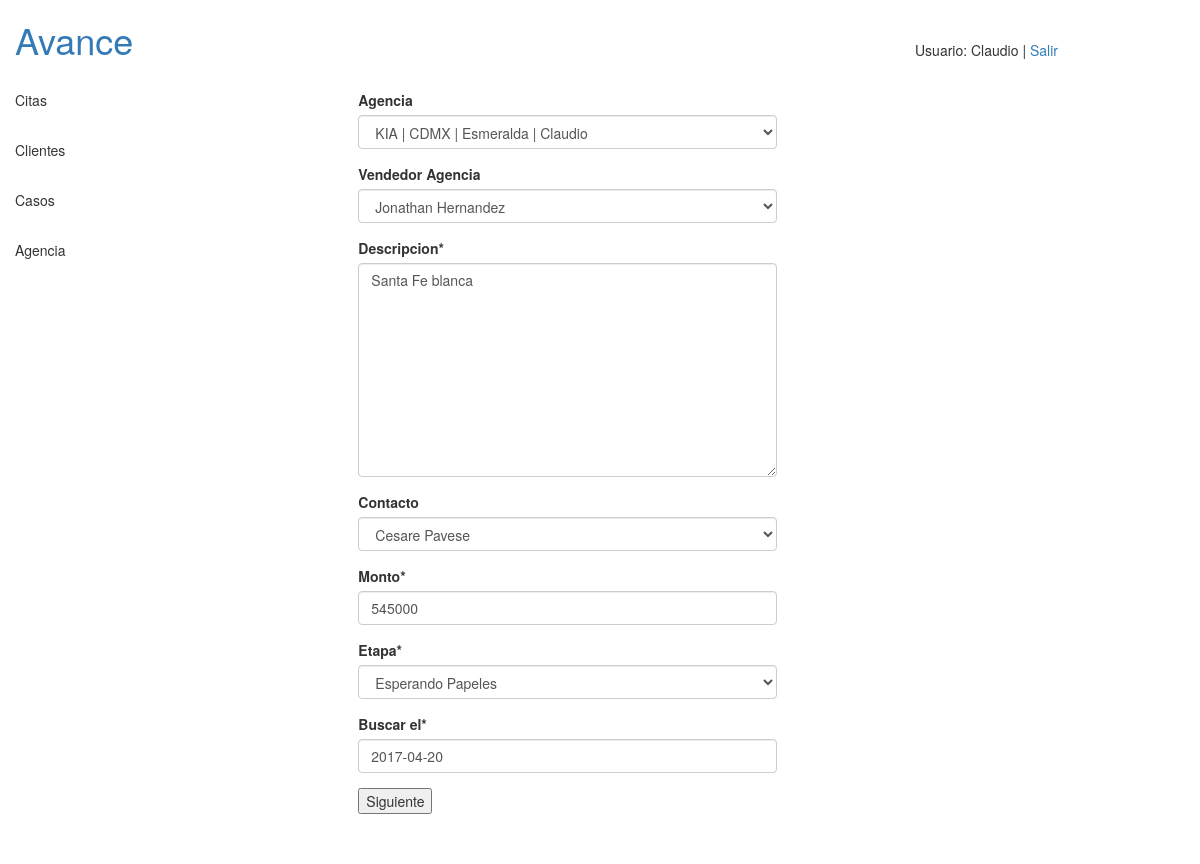
The app's page /comercial/actualizar_caso/7/ (signed in) with its own data.
### comercial/models.py (models this page shows, shortened)
class Caso(models.Model):
    INTERES = 'int'
    COTIZACION = 'cot'
    ESPERANDO_PAPELES = 'epa'
    ESPERANDO_APROBACION = 'eap'
    APROBADO = 'apr'
    FONDEADO = 'fon'
    CERRADO = 'crd'
    PERDIDO = 'prd'
    RECHAZADO = 'rzo'
    stage_choices = (
        (INTERES, 'Interes'),
        (COTIZACION, 'Cotizacion Enviada'),
        (ESPERANDO_PAPELES, 'Esperando Papeles'),
        (ESPERANDO_APROBACION, 'Esperando Aprobacion'),
        (APROBADO, 'Aprobado'),
        (FONDEADO, 'Fondeado'),
        (CERRADO, 'Cerrado'),
        (PERDIDO, 'Perdido'),
        (RECHAZADO, 'Rechazado'),
    )
    Agencia = models.ForeignKey(Agencia_Automotriz, blank=True, null=True)
    Vendedor_Agencia = models.ForeignKey(Contacto_Agencia, blank=True, null=True)
    Atiende = models.ForeignKey(User, blank=True)
    Cliente = models.ForeignKey(Cliente, blank=True)
    Descripcion = models.TextField(max_length=500)
    Contacto = models.ForeignKey(Contacto_C, blank=True)
    Monto = models.PositiveIntegerField()
    Etapa = models.CharField(max_length=3, choices=stage_choices, default=INTERES)
    Buscar_el = models.DateField()
    Requiere_revision_admon = models.BooleanField(default=False, blank=True)
    Requiere_revision_vtas = models.BooleanField(default=False, blank=True)
    Activo = models.BooleanField(default=True, blank=True)
    tracker = FieldTracker()

### comercial/views.py (the view, shortened to what this page needs)
# urls.py: url(r'^actualizar_caso/(?P<pk>[0-9]+)/$', views.actualizar_caso, name="actualizar_caso"),
@login_required
@user_passes_test(comercial_check)
def actualizar_caso(request, pk):
    user = request.user
    if user.groups.filter(name='comercial_vendedor').exists():
        caso = Caso.objects.get(pk=pk, Atiende=user)
    elif user.groups.filter(name='comercial_mger').exists():
        caso = get_object_or_404(Caso, pk=pk)
    cliente = caso.Cliente
    casoform = Caso_CVForm(user=user, cliente=cliente, instance=caso)
    return render(request, 'comercial/form.html', {'form': casoform,})

### comercial/forms.py (called while the page is built)
def has_group(user, group_name):
    groups = user.groups.all().values_list('name', flat=True)
    return True if group_name in groups else False

### comercial/models.py (called while the page is built)
    def __unicode__(self):
        return self.Nombre_del_Contacto

    def __unicode__(self):
        return self.get_Marca_display() + ' | ' + self.Ciudad + ' | ' + self.Colonia + ' | ' + self.Atiende.first_name

    def __unicode__(self):
        return self.Nombre_del_Contacto

### comercial/templatetags/comercial_tags.py (called while the page is built)
@register.filter('has_group')
def has_group(user, group_name):
    groups = user.groups.all().values_list('name', flat=True)
    return True if group_name in groups else False

### comercial/views.py (called while the page is built)
def comercial_check(user):
    if user:
        return user.groups.filter(name='Comercial').count() == 1
    return False

### template/template/comercial/form.html (shortened to what this page needs)
{% extends "comercial/base_comercial.html" %}
{% load crispy_forms_tags %}
{% block AreaTrabajo %}
<div class="col-sm-7 col-sm-offset-2">
  <form method='POST' action=''>
    {{ form|crispy }}
    <input type='submit' value='Siguiente'>
  </form>
</div>
{% endblock %}

### template/base.html (shortened to what this page needs)
<!DOCTYPE html>
<html>
{% load static %}
<head>
<link rel="stylesheet" href="https://maxcdn.bootstrapcdn.com/bootstrap/3.3.7/css/bootstrap.min.css">
<link rel="stylesheet" type="text/css" href="https://code.jquery.com/ui/1.12.1/themes/smoothness/jquery-ui.css">
<link rel="stylesheet" type="text/css" href="{% static 'styles.css' %}">
</head>
<body>
<div class="container-fluid" id="outer-space">
  <div class="row" id="header">
    <div class="col-xs-4">
      <h1><a href="{% url 'redirect' %}">Avance</a></h1></br>
    </div>
    <div class="col-sm-2 col-sm-offset-5 hidden-xs">
      <ul>
        {% if user.is_authenticated %}
          <li class="en-linea">Usuario: {{ user.first_name }}</li>
          <li class="en-linea"> | </li>
          <li class="en-linea"><a href="{% url 'logout' %}">Salir</a></li>
        {% else %}
          <li class="en-linea"><a href="{% url 'login' %}">Iniciar Sesion</a></li>
        {% endif %}
      </ul>
    </div>
  </div>
  <div class="row area-trabajo">
    <div class="col-sm-2 cold-sm-offset-1 hidden-xs" id="desktop-menu">
      {% block Desktop_Menu %}
      {% endblock %}
    </div>
    <div class="col-sm-8">
      {% block AreaTrabajo %}
      {% endblock %}
    </div>
  </div>
</div>
</body>
</html>

### static/static_dirs/styles.css (style rules this page uses)
ul { list-style-type: none; margin: 0; padding: 0; }
.en-linea { display: inline; }

### records on screen
Caso: Agencia "KIA | CDMX | Esmeralda | Claudio", Vendedor_Agencia "Jonathan Hernandez", Descripcion "Santa Fe blanca", Contacto "Cesare Pavese", Monto "545000", Etapa "Esperando Papeles", Buscar_el "2017-04-20"

### other values on screen
{{ user.first_name }} "Claudio"
